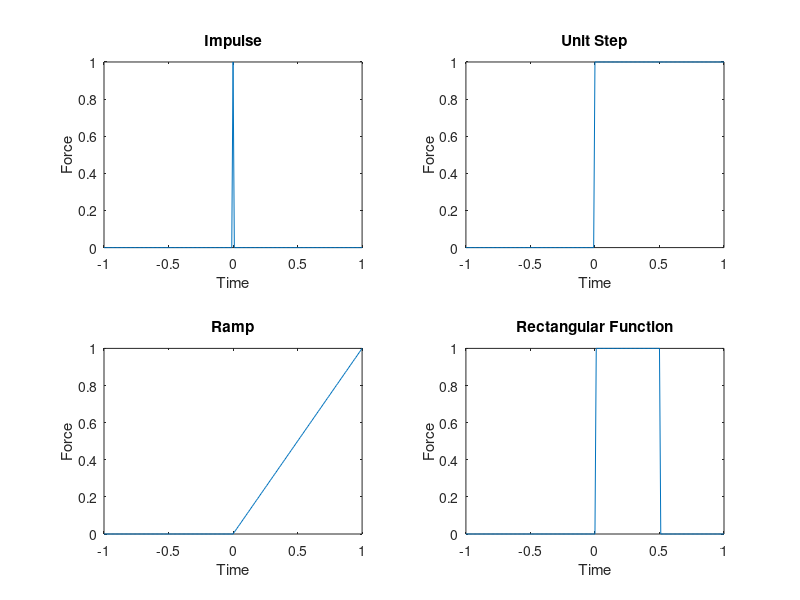
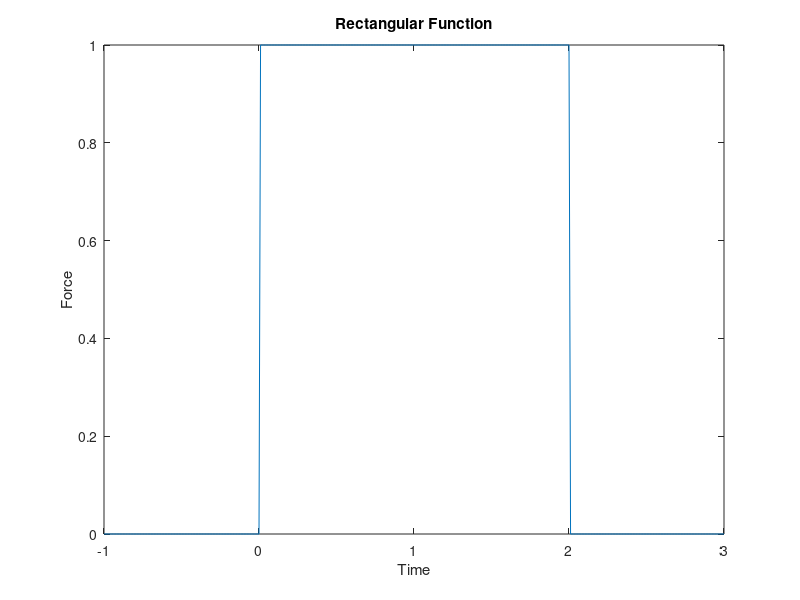

Recreate these plots in MATLAB, in order.
t = (-1:0.01:1)';
impulse = t==0;
unitstep = t>=0;
ramp = t.*unitstep;
window = [zeros(1,101), ones(1,50), zeros(1,50)]';
figure;
subplot(2,2,1)
plot(t,impulse)
title('Impulse')
xlabel('Time') 
ylabel('Force')
subplot(2,2,2)
plot(t,unitstep)
title('Unit Step')
xlabel('Time') 
ylabel('Force')
subplot(2,2,3)
plot(t,ramp)
title('Ramp')
xlabel('Time') 
ylabel('Force')
subplot(2,2,4)
plot(t,window)
title('Rectangular Function')
xlabel('Time') 
ylabel('Force')


t = (-1:0.01:3)';
window = [zeros(1,101), ones(1,200), zeros(1,100)]';
figure
plot(t,window)
title('Rectangular Function')
xlabel('Time') 
ylabel('Force')
